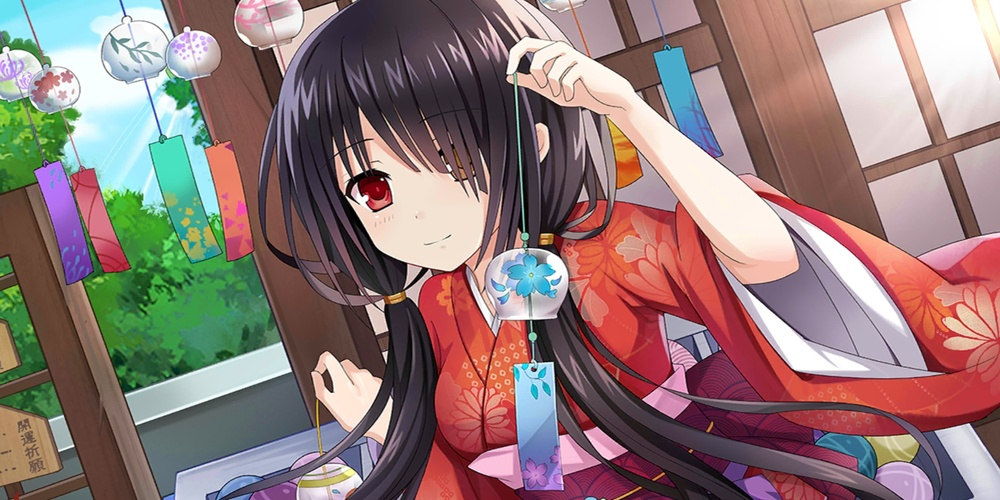
#> input picture da.jpg, 1000 x 500 px, shrunk from 2160 x 1080 before the run
$ python '彩色直方图.py'
#> lines starting #> are read from the running program, lines starting #| are printed output that depends on the picture
import cv2 as cv
import matplotlib.pyplot as plt
import numpy as np

img = cv.imread('./da.jpg')
#> img is the input picture: shape (500, 1000, 3); mean B, G, R 120, 121.8, 145
cv.imshow('Img', img)

plt.figure()
plt.title('Color Histogram')
plt.xlabel('level')
plt.ylabel('number of pixels')
colors = ('b', 'g', 'r')
for i,item in enumerate(colors):
     hist = cv.calcHist([img], [i], None, [256], [0,256])
     plt.plot(hist, color=item)
     plt.xlim([0,256])

plt.show()
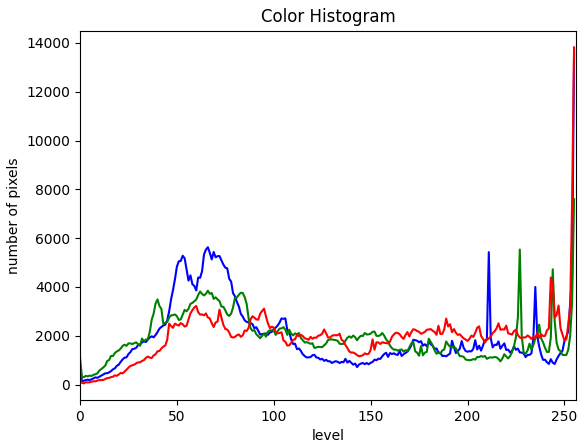
#> figure drawn by matplotlib, 1 panel; curve peaks at x = 255, y = 13598; curve peaks at x = 255, y = 7598; curve peaks at x = 255, y = 13818
